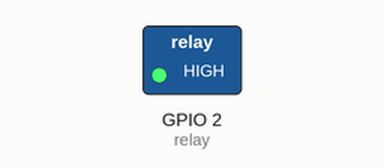
Recording of a program running on a simulated Raspberry Pi (BCM pin numbers). Parts: switched loads named in the program (green lamp = pin HIGH). At 100.0 s the program stops and its outputs stay as they are.

Above: at 2.5 s.
At 7.5 s:
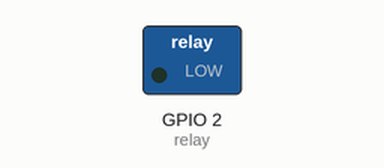
Timing chart, 0 to 13.0 s (numbered marks = the images above):
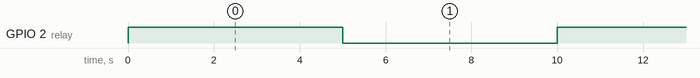

Measured:
- by itself, GPIO 2 (relay): alternates HIGH for 5.0 s and LOW for 5.0 s

The program:

Relay.py
```python
import RPi.GPIO as GPIO
import time

GPIO.setmode(GPIO.BCM)
GPIO.setwarnings(False)

relay = 2
GPIO.setup(relay, GPIO.OUT)

for i in range(10):
	GPIO.output(relay, True)
	time.sleep(5)
	GPIO.output(relay, False)
	time.sleep(5)
```
